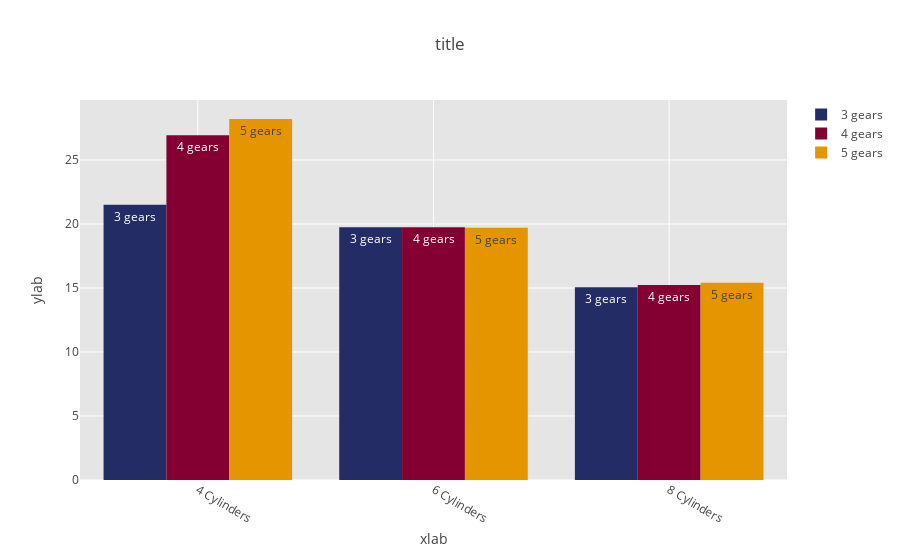

The notebook cell this image was saved under:
### Code cell
fig = barplot.create_graph(**args)

### Figure 1 — Plotly figure (JSON) as saved in the notebook; plotly's stock layout.template omitted (floating-point values rounded to 4 significant figures)
{"data": [{"marker": {"color": "#232C65"}, "name": "3 gears", "text": "3 gears", "type": "bar", "uid": "a2beffe4-ec0f-11e8-9a84-a0481cac4f9d", "x": ["4 Cylinders", "6 Cylinders", "8 Cylinders"], "y": [21.5, 19.75, 15.05]}, {"marker": {"color": "#840032"}, "name": "4 gears", "text": "4 gears", "type": "bar", "uid": "a2beffe5-ec0f-11e8-8268-a0481cac4f9d", "x": ["4 Cylinders", "6 Cylinders", "8 Cylinders"], "y": [26.93, 19.75, 15.23]}, {"marker": {"color": "#E59500"}, "name": "5 gears", "text": "5 gears", "type": "bar", "uid": "a2beffe6-ec0f-11e8-bf69-a0481cac4f9d", "x": ["4 Cylinders", "6 Cylinders", "8 Cylinders"], "y": [28.2, 19.7, 15.4]}], "layout": {"hovermode": "closest", "plot_bgcolor": "rgb(229, 229, 229)", "title": "title", "xaxis": {"gridcolor": "rgb(255,255,255)", "tickangle": 30, "title": "xlab", "zerolinecolor": "rgb(255,255,255)"}, "yaxis": {"gridcolor": "rgb(255,255,255)", "title": "ylab", "zerolinecolor": "rgb(255,255,255)"}}}
